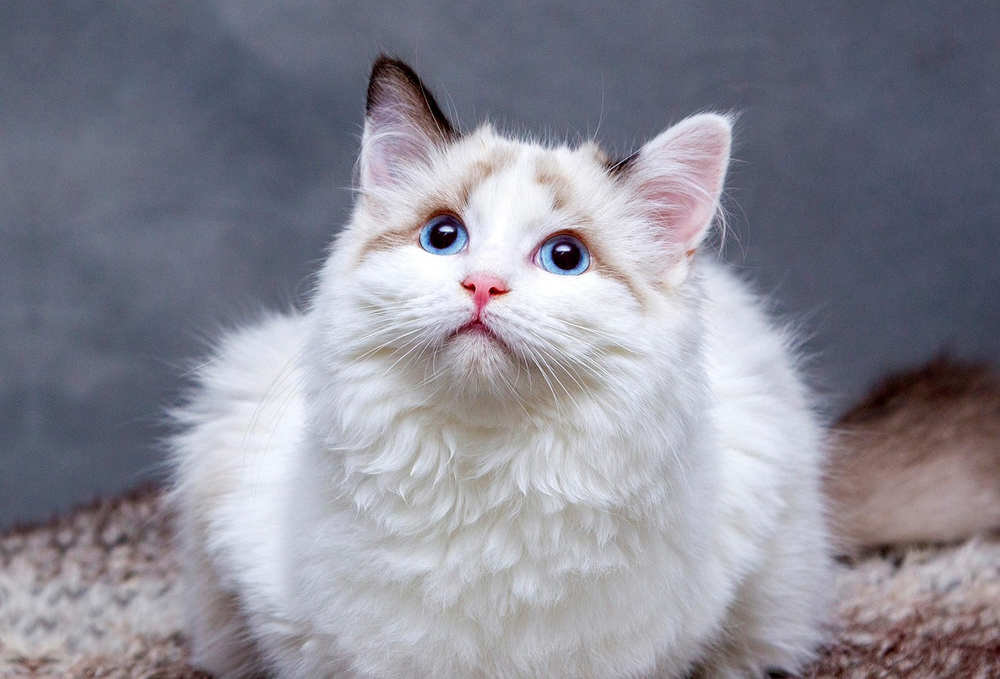
#> input picture test/original.png, 1000 x 679 px, shrunk from 1280 x 869 before the run; the run also reads 1 picture not shown here
$ jupyter execute test.ipynb
#> lines starting #> are read from the running program, lines starting #| are printed output that depends on the picture
[cell 1]
from PIL import Image, ImageChops
from skimage.metrics import structural_similarity as ssim
import cv2
import matplotlib.pyplot as plt
import numpy as np
import math
from sklearn.decomposition import PCA

[cell 2]
def bandingkan_gambar(gambar1_path, gambar2_path):
#> called with gambar1_path = 'original.png', gambar2_path = 'encoded.png'
    img1 = Image.open(gambar1_path)
#> img1 is the input picture: PIL image 1000x679 RGB; mean R, G, B 138.5, 137.5, 149.1
    img2 = Image.open(gambar2_path)

    if img1.size != img2.size:
        print("Ukuran gambar berbeda")
        return False

    # Selisih gambar
    diff = ImageChops.difference(img1, img2)

    if diff.getbbox():
        print("Gambar berbeda")
        diff.show()
        return False
    else:
        print("Gambar identik")
        return True

bandingkan_gambar("original.png", "encoded.png")

[cell 3]
def bandingkan_ssim(gambar1_path, gambar2_path):
#> called with gambar1_path = 'original.png', gambar2_path = 'encoded.png'
    img1 = cv2.imread(gambar1_path, cv2.IMREAD_GRAYSCALE)
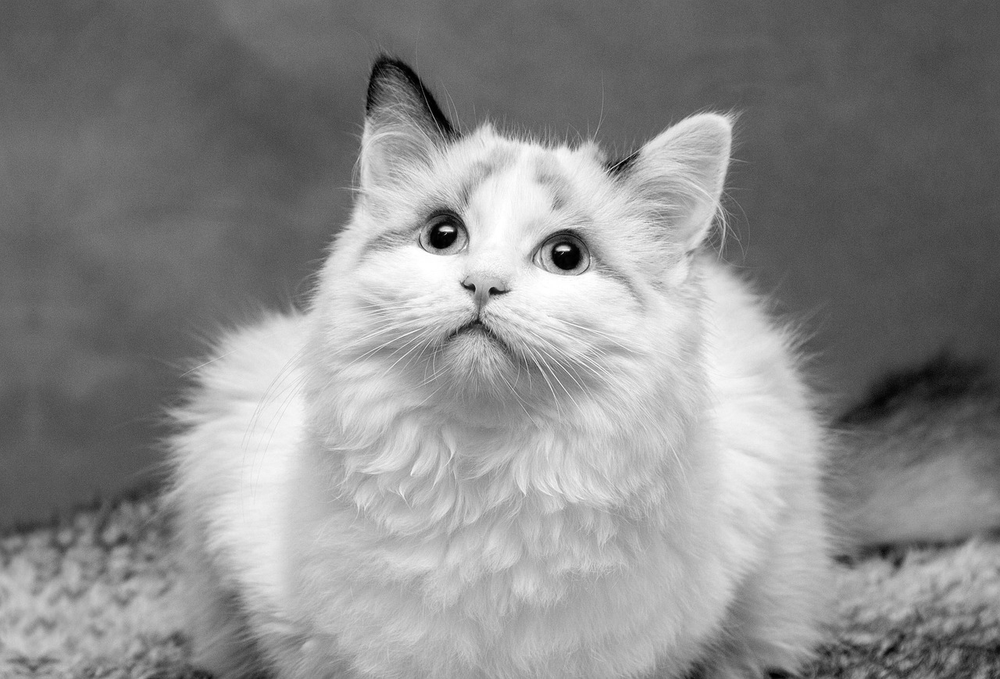
#> img1: shape (679, 1000); min 0, max 255, mean 138.6
    img2 = cv2.imread(gambar2_path, cv2.IMREAD_GRAYSCALE)
#> img2: shape (679, 1000); min 0, max 255, mean 138.6

    ssim_score, diff = ssim(img1, img2, full=True)
#> diff: shape (679, 1000) float64
#> ssim_score = 1
    print(f"Skor SSIM: {ssim_score:.4f}")  # Semakin mendekati 1, semakin mirip
#| Skor SSIM: 1.0000

bandingkan_ssim("original.png", "encoded.png")

[cell 4]
def bandingkan_histogram(gambar1_path, gambar2_path):
#> called with gambar1_path = 'original.png', gambar2_path = 'encoded.png'
    img1 = cv2.imread(gambar1_path)
#> img1: shape (679, 1000, 3)
    img2 = cv2.imread(gambar2_path)
#> img2: shape (679, 1000, 3)

    hist1 = cv2.calcHist([img1], [0], None, [256], [0, 256])
#> hist1 = 256 values, max 10063 at index 104, min 164 at index 6, mean 2652.3
    hist2 = cv2.calcHist([img2], [0], None, [256], [0, 256])
#> hist2 = 256 values, max 10060 at index 104, min 164 at index 6, mean 2652.3

    similarity = cv2.compareHist(hist1, hist2, cv2.HISTCMP_CORREL)
#> similarity = 1
    print(f"Korelasi Histogram: {similarity:.4f}")
#| Korelasi Histogram: 1.0000

bandingkan_histogram("original.png", "encoded.png")

[cell 5]
# Visualisasi Histogram
def tampilkan_histogram(gambar_path):
#> called with gambar_path = 'original.png'
    img = cv2.imread(gambar_path)
    color = ('b', 'g', 'r')

    for i, col in enumerate(color):
        hist = cv2.calcHist([img], [i], None, [256], [0, 256])
        plt.plot(hist, color=col)
        plt.xlim([0, 256])

    plt.title('Histogram Gambar')
    plt.xlabel('Intensitas Pixel')
    plt.ylabel('Frekuensi')
    plt.show()
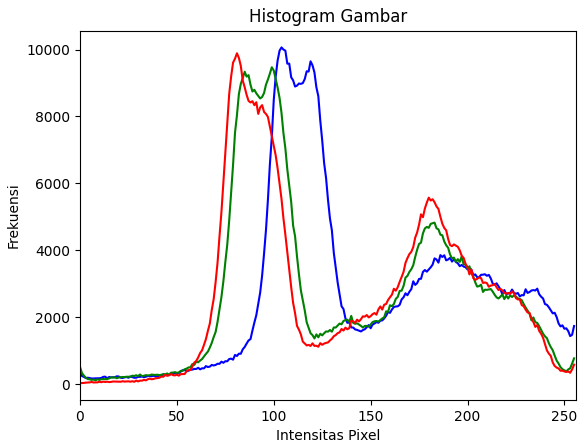
#> figure drawn by matplotlib, 1 panel; curve peaks at x = 104, y = 10063; curve peaks at x = 99, y = 9470; curve peaks at x = 81, y = 9887

tampilkan_histogram("original.png")
tampilkan_histogram("encoded.png")

[cell 6]
def load_image(path):
    return Image.open(path).convert('RGB')

def mse(image1, image2):
    """Mean Squared Error"""
    np1 = np.array(image1)
    np2 = np.array(image2)
    err = np.mean((np1 - np2) ** 2)
#> err = 6.23e-05
    return err

def psnr(mse_value, max_pixel=255.0):
    """Peak Signal-to-Noise Ratio"""
    if mse_value == 0:
        return float('inf')
    return 20 * math.log10(max_pixel / math.sqrt(mse_value))

def visualize_difference(image1, image2, output_path='diff.png'):
    """Highlight pixel difference"""
    diff = ImageChops.difference(image1, image2)
    diff.save(output_path)
    print(f"Perbedaan disimpan di {output_path}")

def compare_images(path1, path2):
    img1 = load_image(path1)
    img2 = load_image(path2)

    # Ukuran gambar harus sama
    if img1.size != img2.size:
        print("Ukuran gambar berbeda, tidak bisa dibandingkan.")
        return

    # MSE
    error = mse(img1, img2)
#> error = 6.23e-05
    print(f"MSE: {error:.4f}")
#| MSE: 0.0001

    # PSNR
    psnr_value = psnr(error)
#> psnr_value = 90.18
    print(f"PSNR: {psnr_value:.2f} dB")
#| PSNR: 90.18 dB

    # Visualisasi
    visualize_difference(img1, img2)


compare_images('original.png', 'encoded.png')

[cell 7]
# Visualisasi MSE
def visualize_mse(image1, image2):
    """Visualisasi MSE sebagai heatmap"""
    np1 = np.array(image1)
    np2 = np.array(image2)
    mse_map = (np1 - np2) ** 2
    plt.imshow(mse_map, cmap='hot')
    plt.colorbar()
    plt.title('MSE Heatmap')
    plt.show()
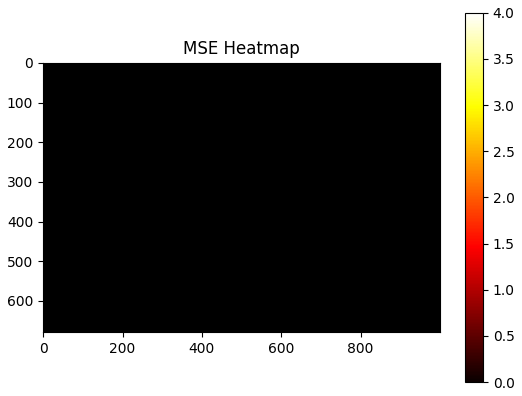
#> figure drawn by matplotlib, 2 panels

visualize_mse(load_image('original.png'), load_image('encoded.png'))

[cell 8]
# Baca gambar
img = cv2.imread('original.png')
img_rgb = cv2.cvtColor(img, cv2.COLOR_BGR2RGB)
pixels = img_rgb.reshape(-1, 3)

# Statistik dasar
mean = np.mean(pixels, axis=0).astype(int)
#> mean = [138, 137, 149]
median = np.median(pixels, axis=0).astype(int)
#> median = [130, 117, 129]
mode = np.argmax(np.bincount(pixels[:,0])), np.argmax(np.bincount(pixels[:,1])), np.argmax(np.bincount(pixels[:,2]))
#> mode = (81, 99, 104)

print(f"Pixels: {pixels.shape[0]}")
#| Pixels: 679000
print(f"Mean: {mean}")
#| Mean: [138 137 149]
print(f"Median: {median}")
#| Median: [130 117 129]
print(f"Mode (approx): {mode}")
#| Mode (approx): (81, 99, 104)

# PCA untuk visualisasi distribusi warna
pca = PCA(n_components=2)
pca_result = pca.fit_transform(pixels)
#> pca_result = 679000 pairs, first value -245.1 to 196.4, second value -88.01 to 117.9

# Plotting
fig, axs = plt.subplots(3, 1, figsize=(7, 12))

# Plot statistik warna sebagai patch
axs[0].set_title(f'SELECTION\nPixels: {pixels.shape[0]}\nMean: {tuple(mean)}\nMedian: {tuple(median)}\nMode: {mode}')
axs[0].imshow([[mean / 255]])
axs[0].axis('off')

# PCA Scatter
axs[1].set_title("PCA")
axs[1].scatter(pca_result[:, 0], pca_result[:, 1], c=pixels / 255, s=0.5)
axs[1].axis('off')

# Histogram per channel
axs[2].set_title("HISTOGRAM")
colors = ('r', 'g', 'b')
for i, color in enumerate(colors):
    hist = cv2.calcHist([img_rgb], [i], None, [256], [0, 256])
    axs[2].plot(hist, color=color)
    axs[2].set_xlim([0, 256])

plt.tight_layout()
plt.show()
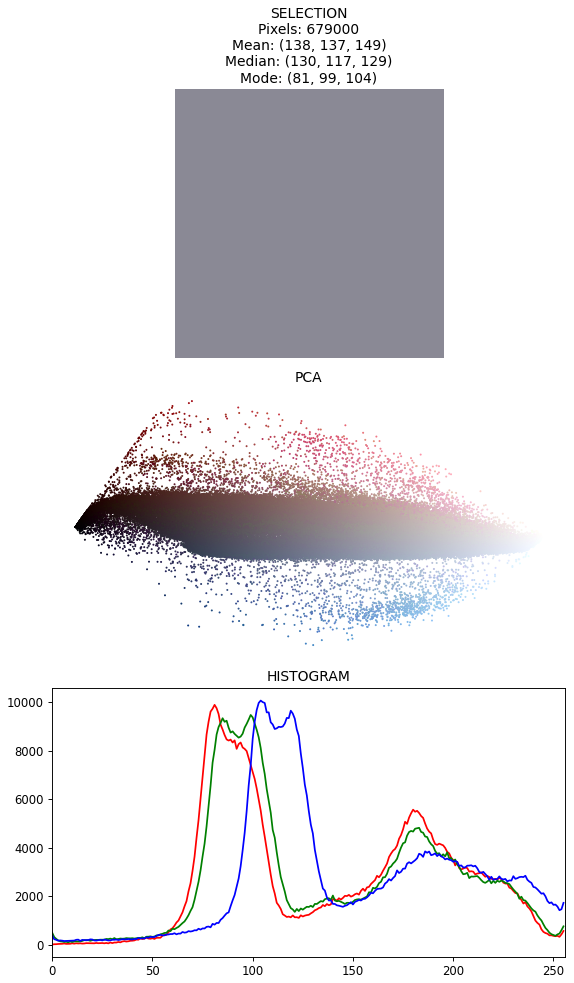
#> figure drawn by matplotlib, 3 panels; panel 3: curve peaks at x = 81, y = 9887; panel 3: curve peaks at x = 99, y = 9470; panel 3: curve peaks at x = 104, y = 10063

[cell 9]
# Baca gambar
img = cv2.imread('encoded.png')
img_rgb = cv2.cvtColor(img, cv2.COLOR_BGR2RGB)
pixels = img_rgb.reshape(-1, 3)

# Statistik dasar
mean = np.mean(pixels, axis=0).astype(int)
median = np.median(pixels, axis=0).astype(int)
mode = np.argmax(np.bincount(pixels[:,0])), np.argmax(np.bincount(pixels[:,1])), np.argmax(np.bincount(pixels[:,2]))

print(f"Pixels: {pixels.shape[0]}")
#| Pixels: 679000
print(f"Mean: {mean}")
#| Mean: [138 137 149]
print(f"Median: {median}")
#| Median: [130 117 129]
print(f"Mode (approx): {mode}")
#| Mode (approx): (81, 99, 104)

# PCA untuk visualisasi distribusi warna
pca = PCA(n_components=2)
pca_result = pca.fit_transform(pixels)

# Plotting
fig, axs = plt.subplots(3, 1, figsize=(7, 12))

# Plot statistik warna sebagai patch
axs[0].set_title(f'SELECTION\nPixels: {pixels.shape[0]}\nMean: {tuple(mean)}\nMedian: {tuple(median)}\nMode: {mode}')
axs[0].imshow([[mean / 255]])
axs[0].axis('off')

# PCA Scatter
axs[1].set_title("PCA")
axs[1].scatter(pca_result[:, 0], pca_result[:, 1], c=pixels / 255, s=0.5)
axs[1].axis('off')

# Histogram per channel
axs[2].set_title("HISTOGRAM")
colors = ('r', 'g', 'b')
for i, color in enumerate(colors):
    hist = cv2.calcHist([img_rgb], [i], None, [256], [0, 256])
    axs[2].plot(hist, color=color)
    axs[2].set_xlim([0, 256])

plt.tight_layout()
plt.show()
#> figure, not shown here; panel 3: curve peaks at x = 81, y = 9889; panel 3: curve peaks at x = 99, y = 9470; panel 3: curve peaks at x = 104, y = 10060
